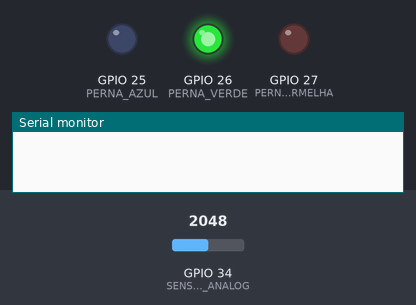
The program below on a simulated ESP32. On the bench: output pins drawn as LEDs (lit = HIGH), the last lines printed to the serial monitor. The inputs (shaded band) are chosen by the test bench; at power-on: GPIO 34 (SENSOR_ANALOG) = 2048. WiFi joins after 1.5 s; servers stay silent unless stated; the local clock reads 2024-03-15 10:24:30 at power-on unless the program sets it; no MQTT or app messages arrive unless stated.

Above: at 0.1 s.
At 3.7 s:
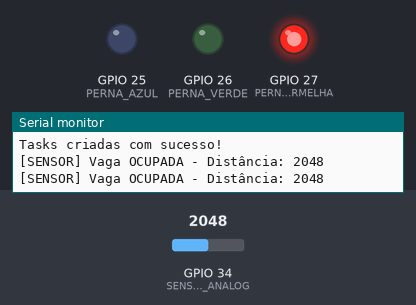
3.8 s: GPIO 34 (SENSOR_ANALOG) set to 2866
6.1 s: GPIO 34 (SENSOR_ANALOG) set to 2047
Timing chart, 0 to 9.1 s (numbered marks = the images above; inputs shaded):
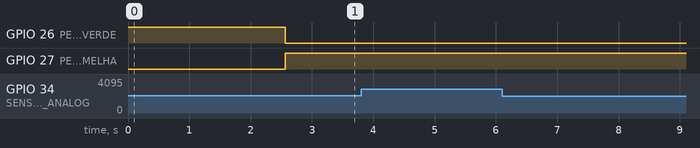

The program:

main.cpp
```cpp
#include <Arduino.h>
#include <freertos/FreeRTOS.h>
#include <freertos/task.h>
#include <freertos/semphr.h>
#include <WiFi.h>
#include <time.h>
#include <PubSubClient.h>

// Objetos para WiFi e MQTT
WiFiClient wifiClient;
PubSubClient mqtt(wifiClient);

// Configurações WiFi
const char* ssid = "uaifai-tiradentes";           // Coloque o nome da sua rede WiFi
const char* password = "bemvindoaocesar";      // Coloque a senha da sua rede WiFi
const char* MQTT_BROKER = "broker.hivemq.com";   // IP do seu Mac na rede local
const uint16_t MQTT_PORT = 1883;         // Porta do broker MQTT
const char* TOPIC_EST = "/vaga1/status";

#define SENSOR_ANALOG 34  // Pino A0 ligado ao GPIO 34
#define SENSOR_D0 14
#define PERNA_VERMELHA 27 // Pino para LED vermelho
#define PERNA_VERDE 26  // Pino para LED verde
#define PERNA_AZUL 25   // Pino para LED azul
#define THRESHOLD_CHANGE 200     // Limiar para considerar mudança drástica
#define THRESHOLD_OCUPADO 3860    // Valor abaixo disso = vaga ocupada (objeto próximo)

// Variável compartilhada para armazenar a distância
volatile int distancia = 0;
volatile int distanciaAnterior = 0;
volatile bool vagaOcupada = false;

// Semáforo para proteger o acesso à variável compartilhada
SemaphoreHandle_t xSemaphore;

void ensureWifi(){
    // Conecta ao WiFi
  Serial.print("Conectando ao WiFi");
  WiFi.begin(ssid, password);

  int tentativas = 0;
  while (WiFi.status() != WL_CONNECTED && tentativas < 20) {
    delay(500);
    Serial.print(".");
    tentativas++;
  }

  if (WiFi.status() == WL_CONNECTED) {
    Serial.println("\nWiFi conectado!");
    Serial.print("IP: ");
    Serial.println(WiFi.localIP());

    // Configura NTP para horário de Brasília (UTC-3)
    configTime(-3 * 3600, 0, "pool.ntp.org", "time.nist.gov");
    Serial.println("Sincronizando horário com NTP...");

    // Aguarda sincronização
    struct tm timeinfo;
    int tentativasNTP = 0;
    while (!getLocalTime(&timeinfo) && tentativasNTP < 10) {
      delay(500);
      Serial.print(".");
      tentativasNTP++;
    }

    if (getLocalTime(&timeinfo)) {
      Serial.println("\nHorário sincronizado!");
      Serial.println(&timeinfo, "Data/Hora: %d/%m/%Y %H:%M:%S");
    } else {
      Serial.println("\nFalha ao sincronizar horário.");
    }
  } else {
    Serial.println("\nFalha ao conectar WiFi. Continuando sem timestamp...");
  }
}

void ensureMqtt() {
  if (mqtt.connected()) return;
  mqtt.setServer(MQTT_BROKER, MQTT_PORT);
  String cid = "ESP32-" + String((uint32_t)ESP.getEfuseMac(), HEX);
  Serial.printf("[MQTT] Conectando em %s:%u ...\n", MQTT_BROKER, MQTT_PORT);
  while (!mqtt.connected()) {
  if (mqtt.connect(cid.c_str())) {
  Serial.println("[MQTT] Conectado.");
  } else {
    Serial.printf("[MQTT] Falhou (state=%d). Tentando de novo...\n",
    mqtt.state());
    delay(500);
    }
  }
}

// Função para obter timestamp formatado
String getTimestamp() {
  struct tm timeinfo;
  if (!getLocalTime(&timeinfo)) {
    return "N/A";
  }

  char buffer[30];
  strftime(buffer, sizeof(buffer), "%Y-%m-%d %H:%M:%S", &timeinfo);
  return String(buffer);
}

// Task 1: Lê o sensor infravermelho
void taskLerSensor(void *pvParameters) {
  (void) pvParameters;

  while (1) {
    // Lê o valor analógico do sensor
    int novaLeitura = analogRead(SENSOR_ANALOG);

    // Protege o acesso à variável compartilhada
    if (xSemaphoreTake(xSemaphore, pdMS_TO_TICKS(100)) == pdTRUE) {
      distancia = novaLeitura;

      // Controla LEDs: quanto MENOR o valor, mais PRÓXIMO o objeto
      // Valor baixo = vaga OCUPADA (vermelho)
      // Valor alto = vaga LIVRE (verde)
      if (distancia < THRESHOLD_OCUPADO) {
        // Vaga OCUPADA - LED Vermelho
        digitalWrite(PERNA_VERMELHA, HIGH);
        digitalWrite(PERNA_VERDE, LOW);
        vagaOcupada = true;
        Serial.printf("[SENSOR] Vaga OCUPADA - Distância: %d\n", distancia);
      } else {
        // Vaga LIVRE - LED Verde
        digitalWrite(PERNA_VERMELHA, LOW);
        digitalWrite(PERNA_VERDE, HIGH);
        vagaOcupada = false;
        Serial.printf("[SENSOR] Vaga LIVRE - Distância: %d\n", distancia);
      }

      xSemaphoreGive(xSemaphore);
    }

    vTaskDelay(pdMS_TO_TICKS(1000)); // Verifica a cada 1 segundo
  }
}

// Task 2: Monitora mudanças drásticas na distância
void taskMonitorarMudanca(void *pvParameters) {
  String situacao;
  String payload;
  (void) pvParameters;

  // Aguarda um pouco para a primeira leitura do sensor
  vTaskDelay(pdMS_TO_TICKS(500));

  while (1) {
    int distanciaAtual = 0;
    int distanciaPrevia = 0;

    // Protege o acesso à variável compartilhada
    if (xSemaphoreTake(xSemaphore, pdMS_TO_TICKS(100)) == pdTRUE) {
      distanciaAtual = distancia;
      distanciaPrevia = distanciaAnterior;
      xSemaphoreGive(xSemaphore);
    } else {
      vTaskDelay(pdMS_TO_TICKS(50));
      continue;
    }

    int diferenca = distanciaAtual - distanciaPrevia;

    // SOMENTE publica se houver mudança drástica
    if ((diferenca > THRESHOLD_CHANGE || diferenca < -THRESHOLD_CHANGE) && distanciaPrevia != 0) {

      if(diferenca > THRESHOLD_CHANGE ){
        Serial.println("[MQTT] Detectada mudança: Vaga foi ocupada!");
        situacao = "ocupada";
      } else {
        Serial.println("[MQTT] Detectada mudança: Vaga foi liberada!");
        situacao = "liberada";
      }

      // Obtém o timestamp atual
      String timestamp = getTimestamp();

      // Monta payload para enviar ao backend
      payload = "{ \"situacao\": \"" + situacao +
                ", \"distancia_atual\": " + String(distanciaAtual) +
                ", \"diferenca\": " + String(diferenca) +
                ", \"timestamp\": \"" + timestamp + "\" }";

      // Verifica se WiFi e MQTT estão conectados antes de publicar
      if (WiFi.status() == WL_CONNECTED) {
        ensureMqtt();
        mqtt.loop();

        bool ok = mqtt.publish(TOPIC_EST, payload.c_str());
        if (ok) {
          Serial.println("Mensagem MQTT publicada com sucesso:");
          Serial.println(payload);
        } else {
          Serial.println("Falha ao publicar mensagem MQTT.");
        }
      } else {
        Serial.println("[AVISO] WiFi desconectado. Mensagem não enviada:");
        Serial.println(payload);
      }
    }

    if (xSemaphoreTake(xSemaphore, pdMS_TO_TICKS(100)) == pdTRUE) {
      distanciaAnterior = distanciaAtual;
      xSemaphoreGive(xSemaphore);
    }

    vTaskDelay(pdMS_TO_TICKS(200));
  }
}

void setup() {
  Serial.begin(115200);
  pinMode(SENSOR_ANALOG, INPUT);
  pinMode(PERNA_VERMELHA, OUTPUT);
  pinMode(PERNA_VERDE, OUTPUT);
  pinMode(PERNA_AZUL, OUTPUT);

  // Inicia com LED verde (vaga livre)
  digitalWrite(PERNA_VERDE, HIGH);
  digitalWrite(PERNA_VERMELHA, LOW);
  digitalWrite(PERNA_AZUL, LOW);

  // Aguarda um pouco para o Serial inicializar
  delay(1000);

  Serial.println("Iniciando sistema de monitoramento de distância...");

  // IMPORTANTE: WiFi ANTES de MQTT!
  ensureWifi();

  // Só tenta conectar MQTT se o WiFi estiver conectado
  if (WiFi.status() == WL_CONNECTED) {
    ensureMqtt();
  } else {
    Serial.println("[AVISO] WiFi não conectado. MQTT desabilitado.");
  }

  // Cria o semáforo mutex (melhor para proteger recursos compartilhados)
  xSemaphore = xSemaphoreCreateMutex();

  if (xSemaphore == NULL) {
    Serial.println("ERRO: Falha ao criar semáforo!");
    while(1);
  }

  // Cria a Task 1: Leitura do sensor
  BaseType_t task1Created = xTaskCreatePinnedToCore(
    taskLerSensor,      // Função da task
    "LerSensor",        // Nome da task
    4096,               // Stack size aumentado
    NULL,               // Parâmetros
    1,                  // Prioridade
    NULL,               // Handle da task
    0                   // Core 0
  );

  if (task1Created != pdPASS) {
    Serial.println("ERRO: Falha ao criar Task 1!");
    while(1);
  }

  // Cria a Task 2: Monitoramento de mudanças
  BaseType_t task2Created = xTaskCreatePinnedToCore(
    taskMonitorarMudanca,  // Função da task
    "MonitorarMudanca",    // Nome da task
    4096,                  // Stack size aumentado
    NULL,                  // Parâmetros
    1,                     // Prioridade
    NULL,                  // Handle da task
    1                      // Core 1
  );

  if (task2Created != pdPASS) {
    Serial.println("ERRO: Falha ao criar Task 2!");
    while(1);
  }

  Serial.println("Tasks criadas com sucesso!");
}

void loop() {
  // O loop() fica vazio pois as tasks cuidam de tudo
  vTaskDelay(pdMS_TO_TICKS(1000));
}
```
